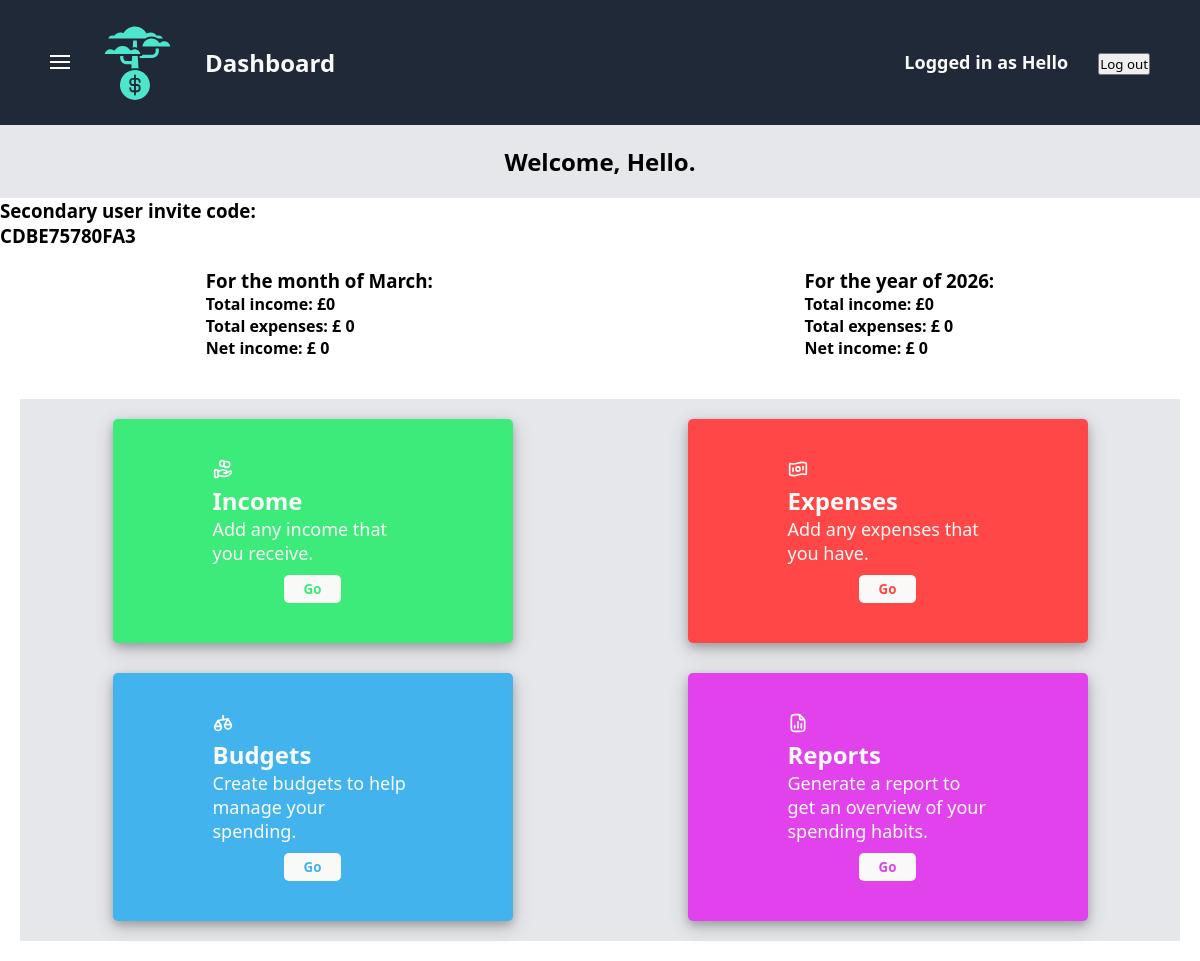
The app's page /dashboard/ (signed in), older data.
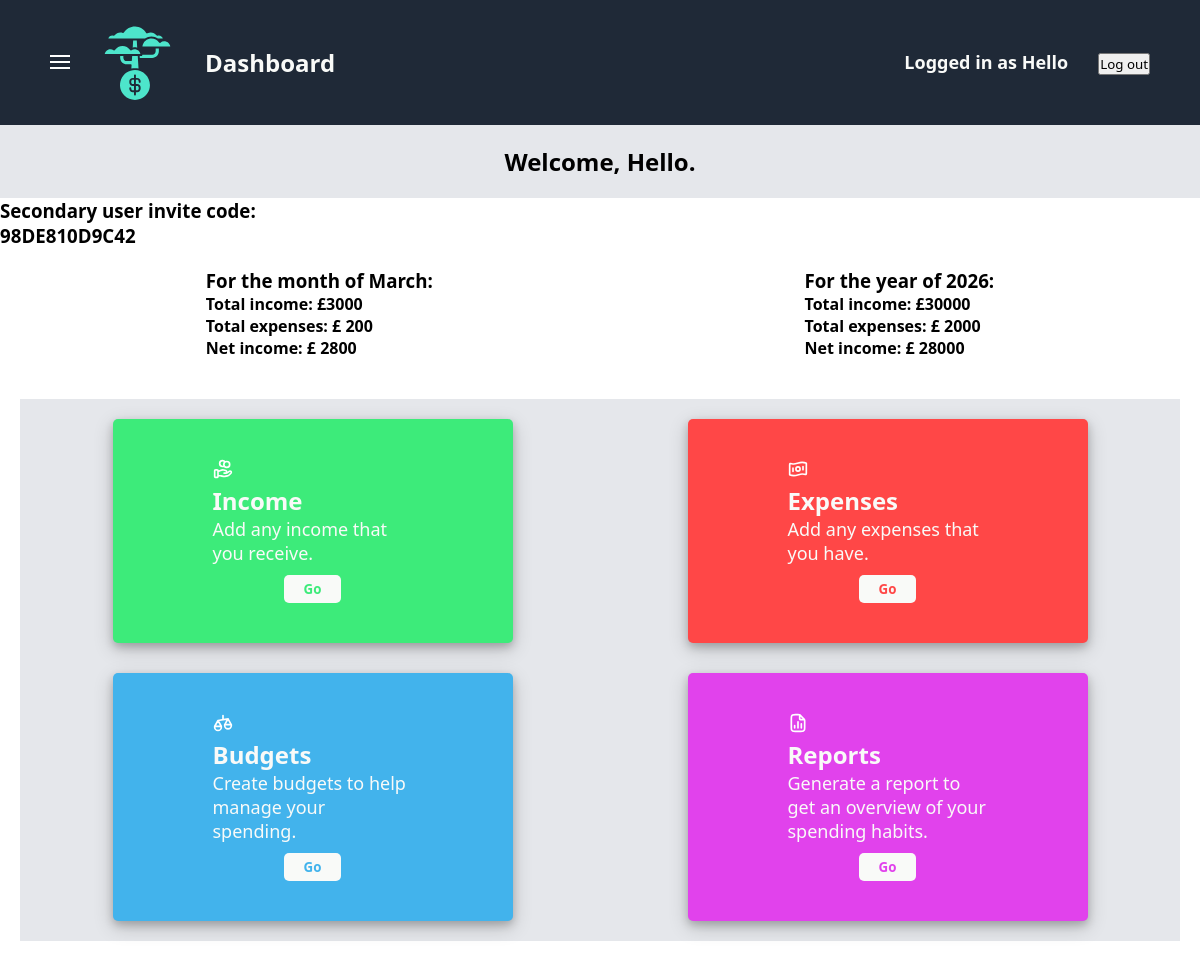
The same page, newer data.
### finance/models.py (models this page shows)
class SecondaryUserCode(models.Model):
    primary_user = models.OneToOneField(User, on_delete=models.CASCADE)
    code = models.CharField(max_length=12, unique=True, editable=False)

### dashboard/views.py (the view)
# urls.py: path("dashboard/", views.dashboard, name="dashboard")
@login_required
def dashboard(request):
    def sumFinancialObjectsFromList(l, timeframe="Month"):
        sum = 0
        for i in range(len(l)):
            if l[i].frequency == "Monthly" and timeframe == "Year":
                value_to_add = (12-l[i].startDate.month+1) * l[i].value
            else:
                value_to_add = l[i].value
            sum += value_to_add
        return sum
    user = request.user
    current_date = datetime.now()
    current_year = current_date.year
    current_month = current_date.month
    current_month_income = list(Income.objects.filter(Q(frequency="Monthly") | (Q(frequency="One-off") & Q(startDate__month=str(current_month))) | (Q(frequency="Yearly") & Q(startDate__month=str(current_month)))))
    current_year_income = list(Income.objects.filter(Q(frequency="Monthly") | (Q(frequency="One-off") & Q(startDate__year=str(current_year))) | Q(frequency="Yearly")))
    current_month_expenses = list(Expense.objects.filter(Q(frequency="Monthly") | (Q(frequency="One-off") & Q(startDate__month=str(current_month))) | (Q(frequency="Yearly") & Q(startDate__month=str(current_month)))))
    current_year_expenses = list(Expense.objects.filter(Q(frequency="Monthly") | (Q(frequency="One-off") & Q(startDate__year=str(current_year))) | Q(frequency="Yearly")))
    current_month_income_total = sumFinancialObjectsFromList(current_month_income)
    current_year_income_total = sumFinancialObjectsFromList(current_year_income, "Year")
    current_month_expenses_total = sumFinancialObjectsFromList(current_month_expenses)
    current_year_expenses_total = sumFinancialObjectsFromList(current_year_expenses, "Year")
    current_month_net_income = current_month_income_total - current_month_expenses_total
    current_year_net_income = current_year_income_total - current_year_expenses_total
    if current_month == 1:
        current_month = "January"
    elif current_month == 2:
        current_month = "February"
    elif current_month == 3:
        current_month = "March"
    elif current_month == 4:
        current_month = "April"
    elif current_month == 5:
        current_month = "May"
    elif current_month == 6:
        current_month = "June"
    elif current_month == 7:
        current_month = "July"
    elif current_month == 8:
        current_month = "August"
    elif current_month == 9:
        current_month = "September"
    elif current_month == 10:
        current_month = "October"
    elif current_month == 11:
        current_month = "November"
    else:
        current_month = "December"
    users = list(User.objects.filter(is_superuser=False))
    if len(users) > 0:
        inviteCode = SecondaryUserCode.objects.get()
    else:
        inviteCode = None
    return render(
        request,
        "dashboard/dashboard.html",
        {
            "user": user,
            "inviteCode": inviteCode,
            "current_month": current_month,
            "current_year": current_year,
            "current_month_income_total": current_month_income_total,
            "current_year_income_total": current_year_income_total,
            "current_month_expenses_total": current_month_expenses_total,
            "current_year_expenses_total": current_year_expenses_total,
            "current_month_net_income": current_month_net_income,
            "current_year_net_income": current_year_net_income
        }
    )

### dashboard/templates/dashboard/dashboard.html (shortened to what this page needs)
{% extends "dashboard/navbar-and-sidebar-base.html" %}
{% block extra_css %}
    {% load static %}
    <link rel="stylesheet" href="{% static 'dashboard/dashboard-style.css' %}">
{% endblock %}
{% block content %}
    <div class="welcome">
        {% if user %}
            <h2>Welcome, {{ user.username }}.</h2>
        {% else %}
            <h2>Welcome.</h2>
        {% endif %}
    </div>
    <div class="invite-code">
        <h3>Secondary user invite code:</h3>
        <h3>{{ inviteCode.code }}</h3>
    </div>
    <div class="net-income-info">
        <div class="left-side">
            <h3>For the month of {{ current_month }}:</h3>
            <h4>Total income: £{{ current_month_income_total }}</h4>
            <h4>Total expenses: £ {{ current_month_expenses_total }}</h4>
            <h4>Net income: £ {{ current_month_net_income }}</h4>
        </div>
        <div class="right-side">
            <h3>For the year of {{ current_year }}:</h3>
            <h4>Total income: £{{ current_year_income_total }}</h4>
            <h4>Total expenses: £ {{ current_year_expenses_total }}</h4>
            <h4>Net income: £ {{ current_year_net_income }}</h4>
        </div>
    </div>
    <div class="option-cards-section">
        <ul class="option-cards-group">
            <li class="option-card incomes-card">
                <div class="incomes-top">
                    <div class="card-heading">Income</div>
                    <div class="card-body">Add any income that you receive.</div>
                </div>
                <div class="incomes-bottom">
                    <button id="incomes-button" class="card-button">Go</button>
                </div>
            </li>
            <li class="option-card expenses-card">
                <div class="expenses-top">
                    <div class="card-heading">Expenses</div>
                    <div class="card-body">Add any expenses that you have.</div>
                </div>
                <div class="expenses-bottom">
                    <button id="expenses-button" class="card-button">Go</button>
                </div>
            </li>
            <li class="option-card budgets-card">
                <div class="budgets-top">
                    <div class="card-heading">Budgets</div>
                    <div class="card-body">Create budgets to help manage your spending.</div>
                </div>
                <div class="budgets-bottom">
                    <button id="budgets-button" class="card-button">Go</button>
                </div>
            </li>
            <li class="option-card reports-card">
                <div class="reports-top">
                    <div class="card-heading">Reports</div>
                    <div class="card-body">Generate a report to get an overview of your spending habits.</div>
                </div>
                <div class="reports-bottom">
                    <button id="reports-button" class="card-button">Go</button>
                </div>
            </li>
        </ul>
    </div>
{% endblock %}

Row changes from the older to the newer data that the page shows:
removed SecondaryUserCode: code "CDBE75780FA3"
added SecondaryUserCode: code "98DE810D9C42"
Text that changed along with them:
{{ current_month_income_total }}: "0" → "3000"
{{ current_month_expenses_total }}: "0" → "200"
{{ current_month_net_income }}: "0" → "2800"
{{ current_year_income_total }}: "0" → "30000"
{{ current_year_expenses_total }}: "0" → "2000"
{{ current_year_net_income }}: "0" → "28000"
